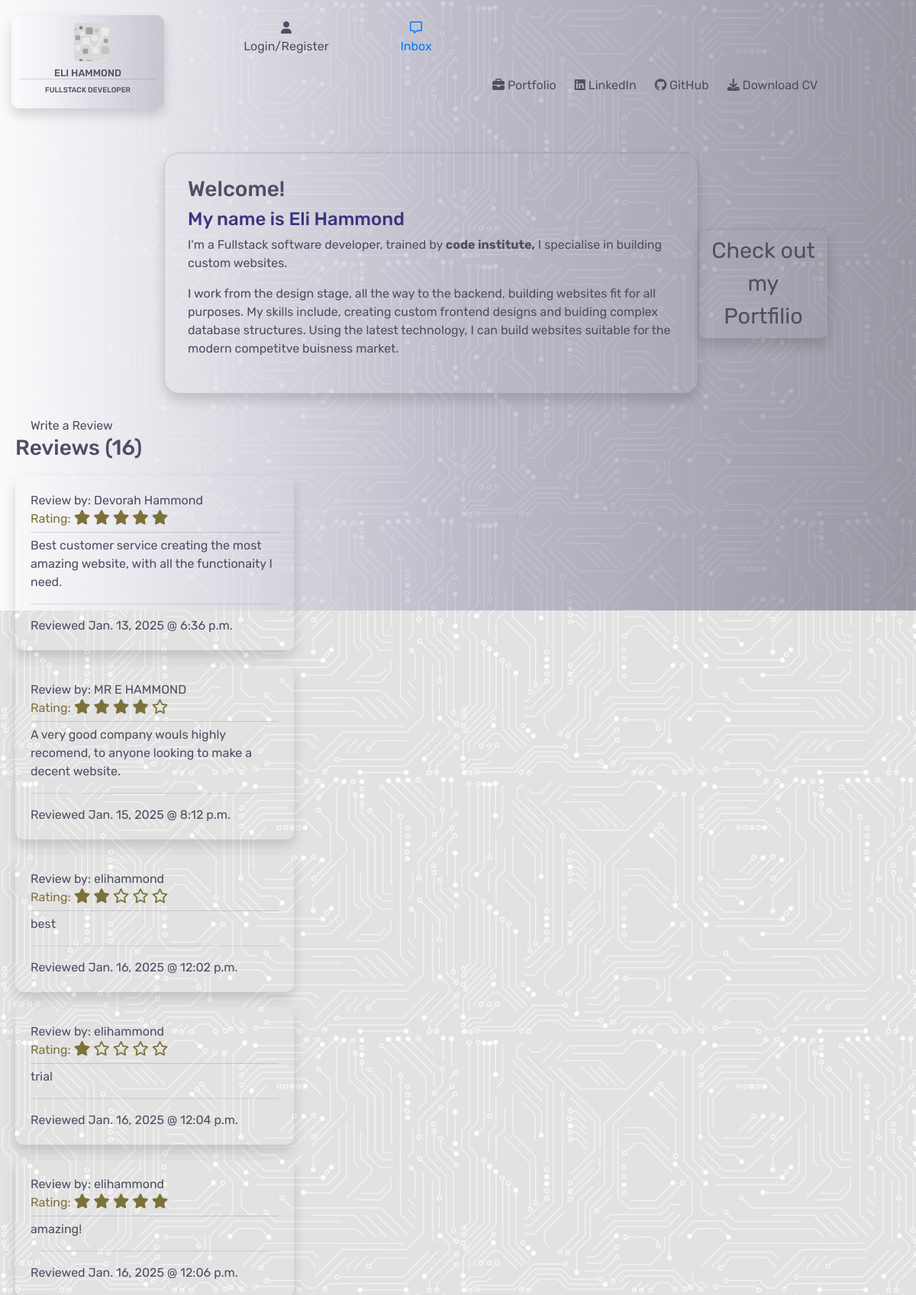
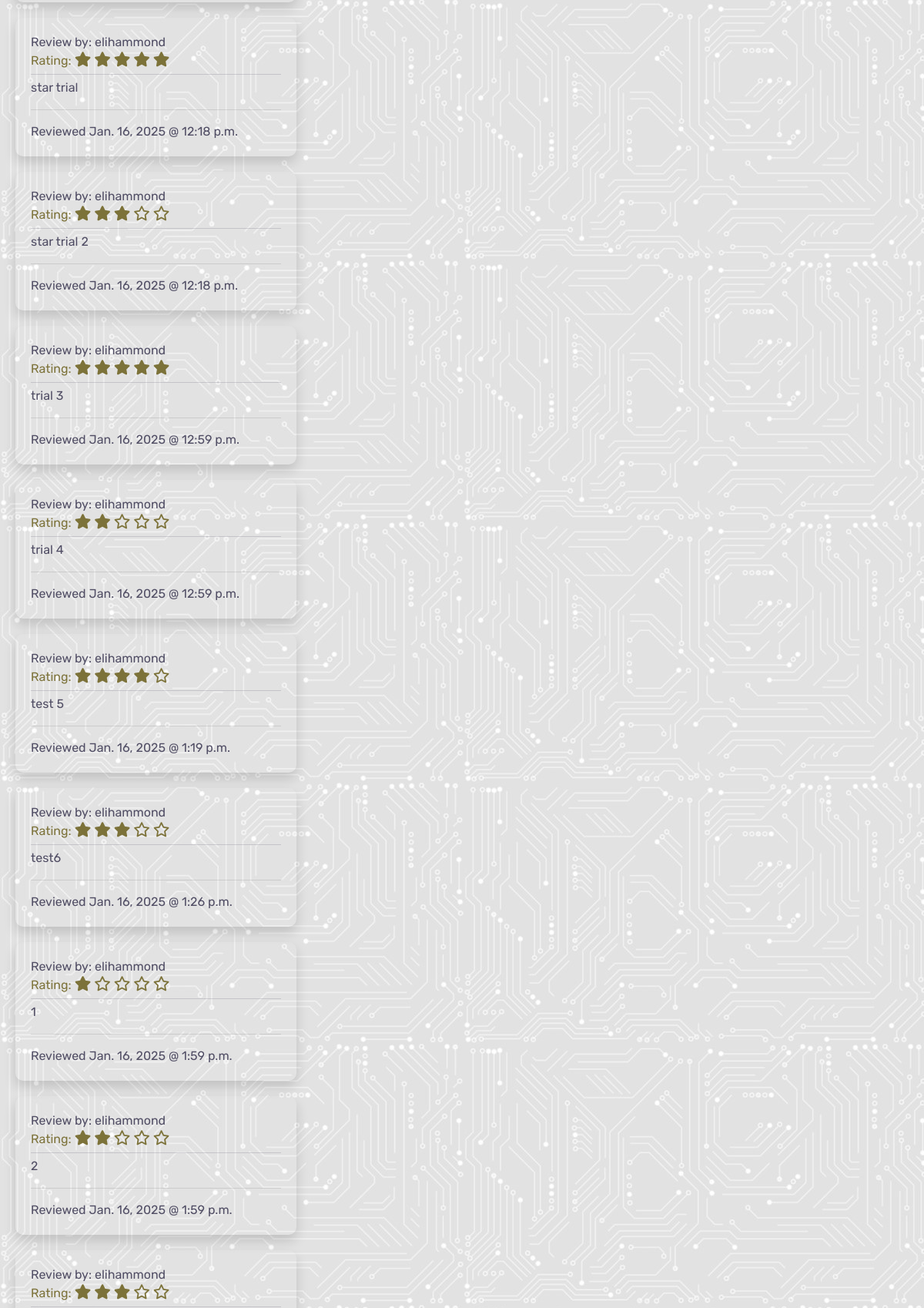
The page / (upper part) on the database its author committed (2 pictures, top to bottom).
### home/models.py (models this page shows)
class Reviews(models.Model):
    class Meta:
        verbose_name_plural = "Reviews"
    name = models.CharField(max_length=254)
    rating = models.IntegerField(default=1,
                                 choices=((i, i) for i in range(1, 6)))
    review = models.TextField(max_length=600, null=True, blank=True)
    date = models.DateField(auto_now=True)
    time = models.TimeField(auto_now=True)

### home/views.py (the view)
# urls.py: path('', views.index, name='home'),
def index(request):
    reviews = Reviews.objects.all()
    context = {
        'reviews': reviews,
    }
    return render(request, 'home/index.html', context)

### home/templates/home/index.html (shortened to what this page needs)
{% extends "base.html" %}
{% load static %}
{% block content %}
<div class="container-fluid">
    <div class="row">
        <div class="col-md-2">
        </div>
        <div class="col-md-8">
            <div class="info-box shadow">
                <h3>Welcome!</h3>
                <h4 class="sub-header">My name is Eli Hammond</h4>
                <p>I'm a Fullstack software developer, trained by
                    <span class="ci-link"><a href="https://codeinstitute.net/" target="_blank"> code institute,</a></span> I specialise in building custom websites.</p>
                <p>I work from the design stage, all the way to the backend, building websites fit for all purposes. My skills include, creating custom frontend designs and buiding complex database structures. Using the latest technology, I can build websites suitable for the modern competitve buisness market.</p>
            </div>
        </div>
        <div class="col-md-2">
            <div class="btn porfolio-btn shadow"><a href="{% url 'portfolio' %}">Check out my Portfilio</a></div>
        </div>
    </div>
    <div class="row">
        <div class="col-4 review-section">
            <a href="{% url 'create_review' %}" class="button add-edit-button">Write a Review</a>
            <h3>Reviews ({{ reviews.count }})</h3>
            {% for review in reviews %}
            <div class="user-review shadow">
                <div>
                    Review by: {{ review.name }}
                </div>
                <div class="review-stars">
                    Rating:
                    {% if review.rating == 1 %}
                    <i class="fa-solid fa-star"></i>
                    <i class="fa-regular fa-star"></i>
                    <i class="fa-regular fa-star"></i>
                    <i class="fa-regular fa-star"></i>
                    <i class="fa-regular fa-star"></i>
                {% elif review.rating == 2 %}
                    <i class="fa-solid fa-star"></i>
                    <i class="fa-solid fa-star"></i>
                    <i class="fa-regular fa-star"></i>
                    <i class="fa-regular fa-star"></i>
                    <i class="fa-regular fa-star"></i>
                {% elif review.rating == 3 %}
                    <i class="fa-solid fa-star"></i>
                    <i class="fa-solid fa-star"></i>
                    <i class="fa-solid fa-star"></i>
                    <i class="fa-regular fa-star"></i>
                    <i class="fa-regular fa-star"></i>
                {% elif review.rating == 4 %}
                    <i class="fa-solid fa-star"></i>
                    <i class="fa-solid fa-star"></i>
                    <i class="fa-solid fa-star"></i>
                    <i class="fa-solid fa-star"></i>
                    <i class="fa-regular fa-star"></i>
                {% else %}
                    <i class="fa-solid fa-star"></i>
                    <i class="fa-solid fa-star"></i>
                    <i class="fa-solid fa-star"></i>
                    <i class="fa-solid fa-star"></i>
                    <i class="fa-solid fa-star"></i>
                {% endif %}
                </div>
                    <div class="review">{{ review.review }}</div>
                    <hr>
                    <div class="time-date">
                        Reviewed {{ review.date }} @ {{ review.time }}
                    </div>
            </div>
            {% endfor %}
        </div>
        <div class="col-8"></div>
    </div>
</div>
{% endblock %}

### static/css/base.css (style rules this page uses)
:root { --main-font:Rubik; --text-color:rgb(80, 77, 100); }
body { background-image: url('/media/background-image.jpg'); }
.info-box { color:rgb(80, 77, 100); z-index: 1; position: relative; border:solid 1px rgba(80, 77, 100, 0.2); height: auto; border-radius: 20px; width:700px; padding:30px; font-family: var(--main-font); }
.button { font-family: var(--main-font); color: var(--text-color); border: none; outline: none; border-radius: 10px; padding:10px; margin:10px }
.sub-header { color:rgb(60, 52, 128); }
.ci-link a { color:var(--main-font); font-weight: bolder; }
.porfolio-btn { position: relative; top:100px; right:100px; z-index: 1; font-family: var(--main-font); text-align: center; font-size: 1.8rem; width:fit-content; border:solid 1px rgba(80, 77, 100, 0.2); border-radius: 10px; }
.porfolio-btn a { color: rgb(80, 77, 100); text-decoration: none; }
.review-section { position: relative; z-index: 2; font-family: var(--main-font); color: var(--text-color); padding-top: 30px; padding-left: 20px; }
.user-review { padding:20px; margin-top: 20px; border-radius: 10px; }
.review-stars { color:rgb(124, 114, 57); border-bottom: solid 0.5px rgba(80, 77, 100, 0.2); padding-bottom: 5px; }
.review { padding-top: 5px; }
.fa-star { color:rgb(124, 114, 57); font-size: 1.2rem; }

### rows shown on the page
Reviews: name "Devorah Hammond", review "Best customer service creating the most amazing website, with all the functionaity I need.", date "Jan. 13, 2025", time "6:36 p.m."
Reviews: name "MR E HAMMOND", rating 4 (drawn), review "A very good company wouls highly recomend, to anyone looking to make a decent website.", date "Jan. 15, 2025", time "8:12 p.m."
Reviews: name "elihammond", rating 2 (drawn), review "best", date "Jan. 16, 2025", time "12:02 p.m."
Reviews: name "elihammond", rating 1 (drawn), review "trial", date "Jan. 16, 2025", time "12:04 p.m."
Reviews: name "elihammond", review "amazing!", date "Jan. 16, 2025", time "12:06 p.m."
Reviews: name "elihammond", review "star trial", date "Jan. 16, 2025", time "12:18 p.m."
Reviews: name "elihammond", rating 3 (drawn), review "star trial 2", date "Jan. 16, 2025", time "12:18 p.m."
Reviews: name "elihammond", review "trial 3", date "Jan. 16, 2025", time "12:59 p.m."
Reviews: name "elihammond", rating 2 (drawn), review "trial 4", date "Jan. 16, 2025", time "12:59 p.m."
Reviews: name "elihammond", rating 4 (drawn), review "test 5", date "Jan. 16, 2025", time "1:19 p.m."
Reviews: name "elihammond", rating 3 (drawn), review "test6", date "Jan. 16, 2025", time "1:26 p.m."
Reviews: name "elihammond", rating 1 (drawn), review "1", date "Jan. 16, 2025", time "1:59 p.m."
Reviews: name "elihammond", rating 2 (drawn), review "2", date "Jan. 16, 2025", time "1:59 p.m."
Reviews: name "elihammond", rating 3 (drawn)

### other values the page prints
{{ reviews.count }} "16"
